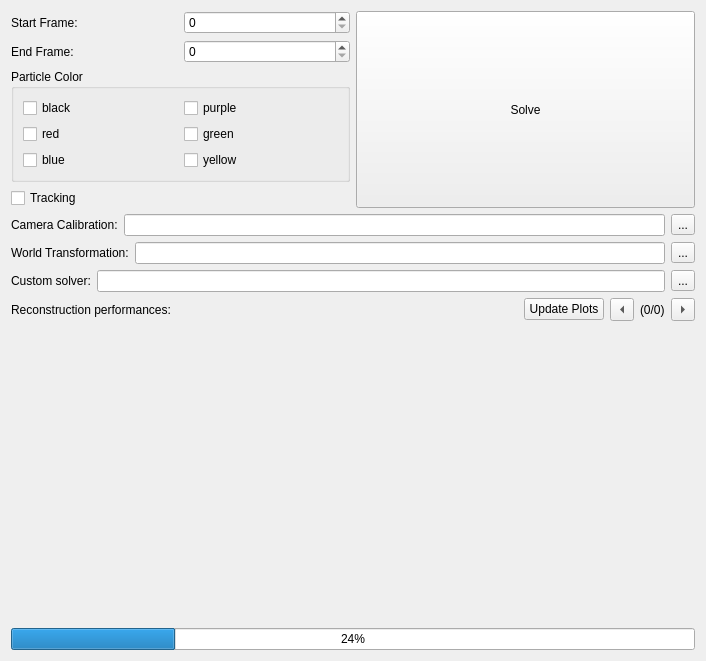
<?xml version="1.0" encoding="UTF-8"?>
<ui version="4.0">
 <class>reconstruction_ui</class>
 <widget class="QWidget" name="reconstruction_ui">
  <property name="geometry">
   <rect>
    <x>0</x>
    <y>0</y>
    <width>706</width>
    <height>661</height>
   </rect>
  </property>
  <property name="windowTitle">
   <string>Form</string>
  </property>
  <layout class="QVBoxLayout" name="verticalLayout">
   <item>
    <layout class="QHBoxLayout" name="horizontalLayout_5">
     <item>
      <layout class="QVBoxLayout" name="verticalLayout_11">
       <item>
        <layout class="QHBoxLayout" name="horizontalLayout_6">
         <item>
          <widget class="QLabel" name="lbl_start">
           <property name="text">
            <string>Start Frame:</string>
           </property>
          </widget>
         </item>
         <item>
          <widget class="QSpinBox" name="start_frame"/>
         </item>
        </layout>
       </item>
       <item>
        <layout class="QHBoxLayout" name="horizontalLayout_7">
         <item>
          <widget class="QLabel" name="lbl_end">
           <property name="text">
            <string>End Frame:</string>
           </property>
          </widget>
         </item>
         <item>
          <widget class="QSpinBox" name="end_frame"/>
         </item>
        </layout>
       </item>
       <item>
        <widget class="QGroupBox" name="group_colors_reconstruction">
         <property name="title">
          <string>Particle Color</string>
         </property>
         <layout class="QGridLayout" name="gridLayout_2">
          <item row="0" column="1">
           <widget class="QCheckBox" name="cb_purple">
            <property name="text">
             <string>purple</string>
            </property>
           </widget>
          </item>
          <item row="1" column="1">
           <widget class="QCheckBox" name="cb_green">
            <property name="text">
             <string>green</string>
            </property>
           </widget>
          </item>
          <item row="1" column="0">
           <widget class="QCheckBox" name="cb_red">
            <property name="text">
             <string>red</string>
            </property>
           </widget>
          </item>
          <item row="0" column="0">
           <widget class="QCheckBox" name="cb_black">
            <property name="text">
             <string>black</string>
            </property>
           </widget>
          </item>
          <item row="2" column="1">
           <widget class="QCheckBox" name="cb_yellow">
            <property name="text">
             <string>yellow</string>
            </property>
           </widget>
          </item>
          <item row="2" column="0">
           <widget class="QCheckBox" name="cb_blue">
            <property name="text">
             <string>blue</string>
            </property>
           </widget>
          </item>
         </layout>
        </widget>
       </item>
       <item>
        <widget class="QCheckBox" name="cb_tracking">
         <property name="text">
          <string>Tracking</string>
         </property>
        </widget>
       </item>
      </layout>
     </item>
     <item>
      <widget class="QPushButton" name="pb_solve">
       <property name="sizePolicy">
        <sizepolicy hsizetype="Minimum" vsizetype="Minimum">
         <horstretch>0</horstretch>
         <verstretch>0</verstretch>
        </sizepolicy>
       </property>
       <property name="text">
        <string>Solve</string>
       </property>
      </widget>
     </item>
    </layout>
   </item>
   <item>
    <layout class="QHBoxLayout" name="horizontalLayout_8">
     <item>
      <widget class="QLabel" name="lbl_calibration">
       <property name="text">
        <string>Camera Calibration:</string>
       </property>
      </widget>
     </item>
     <item>
      <widget class="QLineEdit" name="le_calibration"/>
     </item>
     <item>
      <widget class="QToolButton" name="tb_calibration">
       <property name="text">
        <string>...</string>
       </property>
      </widget>
     </item>
    </layout>
   </item>
   <item>
    <layout class="QHBoxLayout" name="horizontalLayout_10" stretch="0,0,0">
     <item>
      <widget class="QLabel" name="lbl_transformation">
       <property name="text">
        <string>World Transformation:</string>
       </property>
      </widget>
     </item>
     <item>
      <widget class="QLineEdit" name="le_transformation"/>
     </item>
     <item>
      <widget class="QToolButton" name="tb_transformation">
       <property name="text">
        <string>...</string>
       </property>
      </widget>
     </item>
    </layout>
   </item>
   <item>
    <layout class="QHBoxLayout" name="horizontalLayout_9" stretch="0,0,0">
     <item>
      <widget class="QLabel" name="lbl_solver">
       <property name="text">
        <string>Custom solver:</string>
       </property>
      </widget>
     </item>
     <item>
      <widget class="QLineEdit" name="le_solver"/>
     </item>
     <item>
      <widget class="QToolButton" name="tb_solver">
       <property name="text">
        <string>...</string>
       </property>
      </widget>
     </item>
    </layout>
   </item>
   <item>
    <layout class="QHBoxLayout" name="horizontalLayout_11">
     <item>
      <widget class="QLabel" name="lbl_plots">
       <property name="text">
        <string>Reconstruction performances:</string>
       </property>
      </widget>
     </item>
     <item>
      <widget class="QPushButton" name="pb_update_plots">
       <property name="sizePolicy">
        <sizepolicy hsizetype="Maximum" vsizetype="Fixed">
         <horstretch>0</horstretch>
         <verstretch>0</verstretch>
        </sizepolicy>
       </property>
       <property name="text">
        <string>Update Plots</string>
       </property>
      </widget>
     </item>
     <item>
      <widget class="QToolButton" name="tb_plots_left">
       <property name="text">
        <string>...</string>
       </property>
       <property name="toolButtonStyle">
        <enum>Qt::ToolButtonIconOnly</enum>
       </property>
       <property name="arrowType">
        <enum>Qt::LeftArrow</enum>
       </property>
      </widget>
     </item>
     <item>
      <widget class="QLabel" name="lbl_current_plot">
       <property name="sizePolicy">
        <sizepolicy hsizetype="Maximum" vsizetype="Preferred">
         <horstretch>0</horstretch>
         <verstretch>0</verstretch>
        </sizepolicy>
       </property>
       <property name="text">
        <string>(0/0)</string>
       </property>
      </widget>
     </item>
     <item>
      <widget class="QToolButton" name="tb_plots_right">
       <property name="text">
        <string>...</string>
       </property>
       <property name="arrowType">
        <enum>Qt::RightArrow</enum>
       </property>
      </widget>
     </item>
    </layout>
   </item>
   <item>
    <spacer name="verticalSpacer_2">
     <property name="orientation">
      <enum>Qt::Vertical</enum>
     </property>
     <property name="sizeHint" stdset="0">
      <size>
       <width>20</width>
       <height>40</height>
      </size>
     </property>
    </spacer>
   </item>
   <item>
    <widget class="QStackedWidget" name="stacked_plots">
     <property name="frameShape">
      <enum>QFrame::NoFrame</enum>
     </property>
    </widget>
   </item>
   <item>
    <widget class="QProgressBar" name="progress_reconstruction">
     <property name="value">
      <number>24</number>
     </property>
     <property name="invertedAppearance">
      <bool>false</bool>
     </property>
    </widget>
   </item>
  </layout>
 </widget>
 <resources/>
 <connections/>
</ui>
